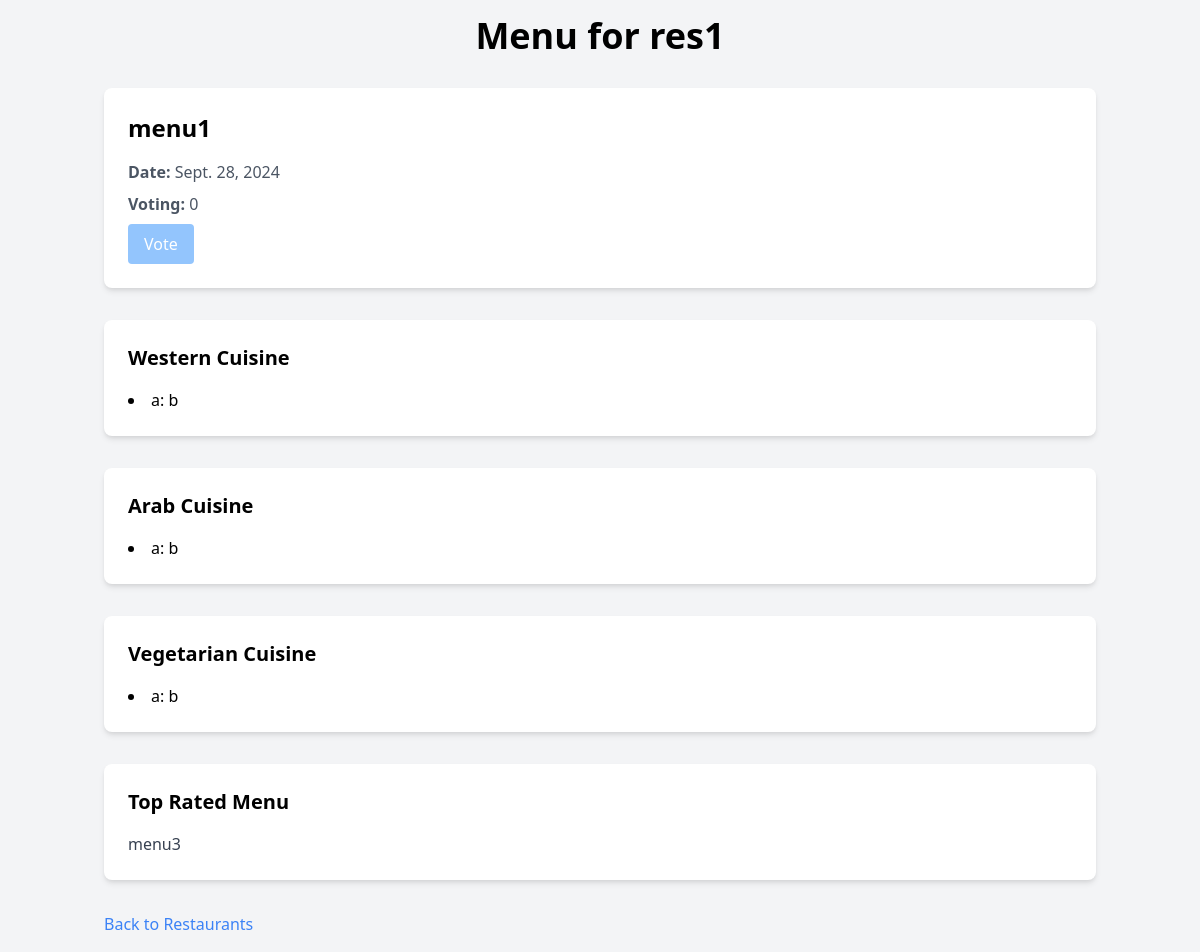
Page /5/menu1/ (signed in) on the committed database.
### restaurant/models.py (models this page shows, shortened)
class Restaurant(models.Model):
    name = models.CharField(max_length=255)
    location = models.CharField(max_length=255)
    phone_number = models.CharField(max_length=255)
    class Meta:
        ordering = ('name', )
    def __str__(self):
        return self.name

class Menu(models.Model):
    name = models.CharField(max_length=255)
    restaurant = models.ForeignKey(Restaurant, on_delete=models.CASCADE)
    western_cuisine = models.JSONField(default=dict)
    arab_cuisine = models.JSONField(default=dict)
    vegetarian_cuisine = models.JSONField(default=dict)
    date = models.DateField()
    voting = models.IntegerField(default=0)
    class Meta:
        ordering = ('date', )

### restaurant/views.py (the view)
# urls.py: path('<int:restaurant_id>/menu1/', views.menu1, name='menu1'),
@login_required
def menu1(request, restaurant_id):
    build_version = request.headers.get('build-version')
    print("the request is", request.headers)
    restaurant = get_object_or_404(Restaurant, pk=restaurant_id)
    menu = get_object_or_404(Menu, restaurant=restaurant)
    top_menu = Menu.objects.order_by('-voting').first()
    top_menu_name = top_menu.name if top_menu else None
    print('restaurant:', restaurant)
    return render(request, 'restaurant/menu1.html', {
        'restaurant': restaurant,
        'menu': menu,
        'build_version': build_version,
        'top_menu_name': top_menu_name
    })

### restaurant/templates/restaurant/menu1.html (shortened to what this page needs)
<!DOCTYPE html>
<html lang="en">
<head>
    <link href="https://cdn.jsdelivr.net/npm/tailwindcss@2.2.19/dist/tailwind.min.css" rel="stylesheet">
</head>
<body class="bg-gray-100">
    <div class="container mx-auto p-4">
        <h1 class="text-4xl font-bold text-center mb-8">Menu for {{ restaurant.name }}</h1>
        <div class="bg-white shadow-md rounded-lg p-6 mb-8">
            <h2 class="text-2xl font-semibold mb-4">{{ menu.name }}</h2>
            <p class="text-gray-600 mb-2"><strong>Date:</strong> {{ menu.date }}</p>
            <p class="text-gray-600 mb-2"><strong>Voting:</strong> <span id="voting-count">{{ menu.voting }}</span></p>
            <button id="vote-button" class="bg-blue-500 text-white px-4 py-2 rounded">Vote</button>
        </div>
        <div class="bg-white shadow-md rounded-lg p-6 mb-8">
            <h3 class="text-xl font-semibold mb-4">Western Cuisine</h3>
            <ul class="list-disc list-inside">
                {% for key, value in menu.western_cuisine.items %}
                    <li>{{ key }}: {{ value }}</li>
                {% endfor %}
            </ul>
        </div>
        <div class="bg-white shadow-md rounded-lg p-6 mb-8">
            <h3 class="text-xl font-semibold mb-4">Arab Cuisine</h3>
            <ul class="list-disc list-inside">
                {% for key, value in menu.arab_cuisine.items %}
                    <li>{{ key }}: {{ value }}</li>
                {% endfor %}
            </ul>
        </div>
        <div class="bg-white shadow-md rounded-lg p-6 mb-8">
            <h3 class="text-xl font-semibold mb-4">Vegetarian Cuisine</h3>
            <ul class="list-disc list-inside">
                {% for key, value in menu.vegetarian_cuisine.items %}
                    <li>{{ key }}: {{ value }}</li>
                {% endfor %}
            </ul>
        </div>
        <div class="bg-white shadow-md rounded-lg p-6 mb-8">
            <h3 class="text-xl font-semibold mb-4">Top Rated Menu</h3>
            <p class="text-gray-700">{{ top_menu_name }}</p>
        </div>
        <a href="{% url 'restaurant:restaurant' %}" class="text-blue-500 hover:underline mt-4 block">Back to Restaurants</a>
    </div>
</body>
</html>

### rows in the picture
Restaurant: name "res1"
Menu: name "menu1", date "Sept. 28, 2024", voting "0"
Menu: name "menu3"

### other values in the picture
{{ key }} "a"
{{ value }} "b"
